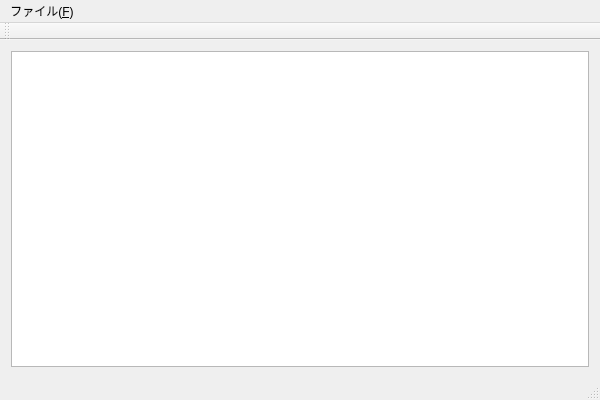
<?xml version="1.0" encoding="UTF-8"?>
<ui version="4.0">
 <class>MainWindow</class>
 <widget class="QMainWindow" name="MainWindow">
  <property name="geometry">
   <rect>
    <x>0</x>
    <y>0</y>
    <width>600</width>
    <height>400</height>
   </rect>
  </property>
  <property name="windowTitle">
   <string>MainWindow</string>
  </property>
  <widget class="QWidget" name="centralWidget">
   <layout class="QVBoxLayout" name="verticalLayout">
    <item>
     <widget class="QGraphicsView" name="graphicsView"/>
    </item>
   </layout>
  </widget>
  <widget class="QMenuBar" name="menuBar">
   <property name="geometry">
    <rect>
     <x>0</x>
     <y>0</y>
     <width>600</width>
     <height>25</height>
    </rect>
   </property>
   <widget class="QMenu" name="menu_F">
    <property name="title">
     <string>ファイル(&amp;F)</string>
    </property>
    <addaction name="action_X"/>
   </widget>
   <addaction name="menu_F"/>
  </widget>
  <widget class="QToolBar" name="mainToolBar">
   <attribute name="toolBarArea">
    <enum>TopToolBarArea</enum>
   </attribute>
   <attribute name="toolBarBreak">
    <bool>false</bool>
   </attribute>
  </widget>
  <widget class="QStatusBar" name="statusBar"/>
  <action name="action_X">
   <property name="text">
    <string>終了(&amp;X)</string>
   </property>
  </action>
 </widget>
 <layoutdefault spacing="6" margin="11"/>
 <resources/>
 <connections/>
</ui>
